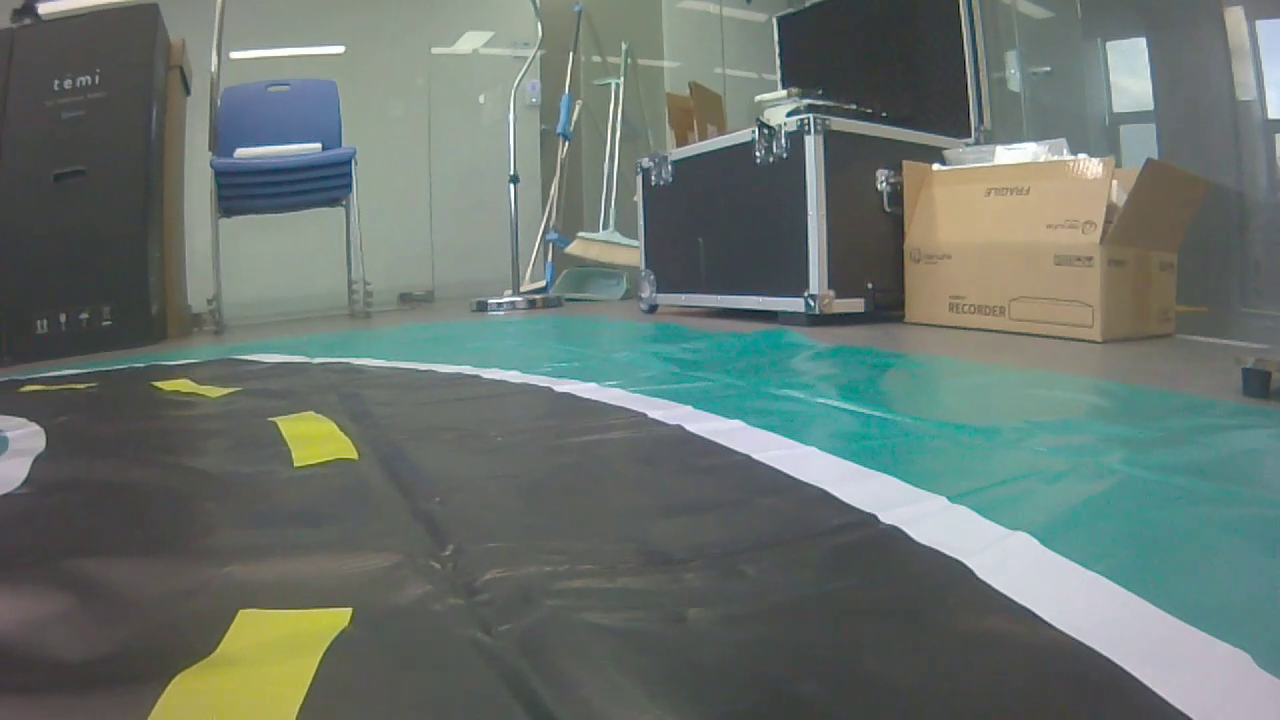
#> input picture frame 18 of ObjectDetection/CJtest/Videos/curve.mp4, 1280 x 720 px
$ python new_algorithm_test_v1.py   (older library calls are emulated)
#> lines starting #> are read from the running program, lines starting #| are printed output that depends on the picture; after the words box and inside, x2 and y2 are one past the last pixel; in counts of white or black regions, pixels touching at a corner belong together
import numpy as np
import cv2

import matplotlib.image as mpimg
import matplotlib.pyplot as plt

import pickle

#trial and error로 mask 형태는 바꿔주기
#functions for change perspective of camera
def image_warp_mtx(img):
    height = img.shape[0]
    width = img.shape[1]
    src = np.float32([[width/3, height], [width, height], [width * 4 / 5, height * 0.6], [width*0.45, height * 0.6]])
    dst = np.float32([[0, height], [width, height], [width, 0], [0, 0]])
    return src, dst

def perspect(img,src,dst):
    height = img.shape[0]
    width = img.shape[1]
    M= cv2.getPerspectiveTransform(src,dst)
    Minv= cv2.getPerspectiveTransform(dst,src)
    warped = cv2.warpPerspective(img,M,(width, height),flags =  cv2.INTER_LINEAR)
    return warped, M, Minv

# [10 lines of commented-out code are left out]
def plothistogram(image):
    histogram = np.sum(image[int(image.shape[0]*0.95):, :], axis=0)
    # [7 lines of commented-out code are left out]
    midpoint = np.int(histogram.shape[0] / 2)
    leftbase = np.argmax(histogram[:midpoint])
    rightbase = np.argmax(histogram[midpoint:]) + midpoint

    if histogram[leftbase] <500:
        leftbase =0
    if histogram[rightbase] <500:
        rightbase =0
    #print(leftbase, rightbase)

    return leftbase, rightbase

#case 별로 line 찾기
def window_search(binary_warped, left_current, right_current):
    out_img = np.dstack((binary_warped, binary_warped, binary_warped))
    nwindows = 15
    window_height = np.int(binary_warped.shape[0] / nwindows)
    nonzero = binary_warped.nonzero()  # 선이 있는 부분의 인덱스만 저장
    nonzero_y = np.array(nonzero[0])  # 선이 있는 부분 y의 인덱스 값
    nonzero_x = np.array(nonzero[1])  # 선이 있는 부분 x의 인덱스 값
    margin = 100
    minpix = 50
    left_lane = []
    right_lane = []
    color = [0, 255, 0]
    thickness = 2

    if (left_current!=0) and (right_current!=0):
        for w in range(nwindows):
            win_y_low = binary_warped.shape[0] - (w + 1) * window_height  # window 윗부분
            win_y_high = binary_warped.shape[0] - w * window_height  # window 아랫 부분
            win_xleft_low = left_current - margin  # 왼쪽 window 왼쪽 위
            win_xleft_high = left_current + margin  # 왼쪽 window 오른쪽 아래
            win_xright_low = right_current - margin  # 오른쪽 window 왼쪽 위
            win_xright_high = right_current + margin  # 오른쪽 window 오른쪽 아래

            cv2.rectangle(out_img, (win_xleft_low, win_y_low), (win_xleft_high, win_y_high), color, thickness)
            cv2.rectangle(out_img, (win_xright_low, win_y_low), (win_xright_high, win_y_high), color, thickness)
            good_left = ((nonzero_y >= win_y_low) & (nonzero_y < win_y_high) & (nonzero_x >= win_xleft_low) & (nonzero_x < win_xleft_high)).nonzero()[0]
            good_right = ((nonzero_y >= win_y_low) & (nonzero_y < win_y_high) & (nonzero_x >= win_xright_low) & (nonzero_x < win_xright_high)).nonzero()[0]
            left_lane.append(good_left)
            right_lane.append(good_right)

            if len(good_left) > minpix:
                left_current = np.int(np.mean(nonzero_x[good_left]))
            if len(good_right) > minpix:
                right_current = np.int(np.mean(nonzero_x[good_right]))

        left_lane = np.concatenate(left_lane)  # np.concatenate() -> array를 1차원으로 합침
        right_lane = np.concatenate(right_lane)

        leftx = nonzero_x[left_lane]
        lefty = nonzero_y[left_lane]
        rightx = nonzero_x[right_lane]
        righty = nonzero_y[right_lane]

        left_fit = np.polyfit(lefty, leftx, 2)
        right_fit = np.polyfit(righty, rightx, 2)

        ploty = np.linspace(0, binary_warped.shape[0] - 1, binary_warped.shape[0])
        left_fitx = left_fit[0] * ploty ** 2 + left_fit[1] * ploty + left_fit[2]
        right_fitx = right_fit[0] * ploty ** 2 + right_fit[1] * ploty + right_fit[2]

        ltx = np.trunc(left_fitx)  # np.trunc() -> 소수점 부분을 버림
        rtx = np.trunc(right_fitx)

        out_img[nonzero_y[left_lane], nonzero_x[left_lane]] = [255, 0, 0]
        out_img[nonzero_y[right_lane], nonzero_x[right_lane]] = [0, 0, 255]

        plt.imshow(out_img)
        plt.plot(left_fitx, ploty, color='yellow')
        plt.plot(right_fitx, ploty, color='yellow')
        plt.xlim(0, 1280)
        plt.ylim(720, 0)
        plt.show()

        ret = {'left_fitx' : ltx, 'right_fitx': rtx, 'ploty': ploty}

    elif left_current == 0:
        for w in range(nwindows):
            win_y_low = binary_warped.shape[0] - (w + 1) * window_height  # window 윗부분
            win_y_high = binary_warped.shape[0] - w * window_height  # window 아랫 부분
            win_xleft_low = left_current - margin  # 왼쪽 window 왼쪽 위
            win_xleft_high = left_current + margin  # 왼쪽 window 오른쪽 아래
            win_xright_low = right_current - margin  # 오른쪽 window 왼쪽 위
            win_xright_high = right_current + margin  # 오른쪽 window 오른쪽 아래

            cv2.rectangle(out_img, (win_xleft_low, win_y_low), (win_xleft_high, win_y_high), color, thickness)
            cv2.rectangle(out_img, (win_xright_low, win_y_low), (win_xright_high, win_y_high), color, thickness)
            good_left = ((nonzero_y >= win_y_low) & (nonzero_y < win_y_high) & (nonzero_x >= win_xleft_low) & (
                        nonzero_x < win_xleft_high)).nonzero()[0]
            good_right = ((nonzero_y >= win_y_low) & (nonzero_y < win_y_high) & (nonzero_x >= win_xright_low) & (
                        nonzero_x < win_xright_high)).nonzero()[0]
            left_lane.append(good_left)
            right_lane.append(good_right)

            if len(good_right) > minpix:
                right_current = np.int(np.mean(nonzero_x[good_right]))

        right_lane = np.concatenate(right_lane)

        rightx = nonzero_x[right_lane]
        righty = nonzero_y[right_lane]

        right_fit = np.polyfit(righty, rightx, 2)

        ploty = np.linspace(0, binary_warped.shape[0] - 1, binary_warped.shape[0])
        right_fitx = right_fit[0] * ploty ** 2 + right_fit[1] * ploty + right_fit[2]

        rtx = np.trunc(right_fitx)

        out_img[nonzero_y[right_lane], nonzero_x[right_lane]] = [0, 0, 255]

        plt.imshow(out_img)
        plt.plot(right_fitx, ploty, color='yellow')
        plt.xlim(0, 1280)
        plt.ylim(720, 0)
        plt.show()

        ret = {'left_fitx' : 0,'right_fitx': rtx, 'ploty': ploty}

    else:
        for w in range(nwindows):
            win_y_low = binary_warped.shape[0] - (w + 1) * window_height  # window 윗부분
            win_y_high = binary_warped.shape[0] - w * window_height  # window 아랫 부분
            win_xleft_low = left_current - margin  # 왼쪽 window 왼쪽 위
            win_xleft_high = left_current + margin  # 왼쪽 window 오른쪽 아래
            win_xright_low = right_current - margin  # 오른쪽 window 왼쪽 위
            win_xright_high = right_current + margin  # 오른쪽 window 오른쪽 아래

            cv2.rectangle(out_img, (win_xleft_low, win_y_low), (win_xleft_high, win_y_high), color, thickness)
            cv2.rectangle(out_img, (win_xright_low, win_y_low), (win_xright_high, win_y_high), color, thickness)
            good_left = ((nonzero_y >= win_y_low) & (nonzero_y < win_y_high) & (nonzero_x >= win_xleft_low) & (
                        nonzero_x < win_xleft_high)).nonzero()[0]
            good_right = ((nonzero_y >= win_y_low) & (nonzero_y < win_y_high) & (nonzero_x >= win_xright_low) & (
                        nonzero_x < win_xright_high)).nonzero()[0]
            left_lane.append(good_left)

            if len(good_left) > minpix:
                left_current = np.int(np.mean(nonzero_x[good_left]))

        left_lane = np.concatenate(left_lane)  # np.concatenate() -> array를 1차원으로 합침

        leftx = nonzero_x[left_lane]
        lefty = nonzero_y[left_lane]

        left_fit = np.polyfit(lefty, leftx, 2)

        ploty = np.linspace(0, binary_warped.shape[0] - 1, binary_warped.shape[0])
        left_fitx = left_fit[0] * ploty ** 2 + left_fit[1] * ploty + left_fit[2]

        ltx = np.trunc(left_fitx)  # np.trunc() -> 소수점 부분을 버림

        out_img[nonzero_y[left_lane], nonzero_x[left_lane]] = [255, 0, 0]

        plt.imshow(out_img)
        plt.plot(left_fitx, ploty, color='yellow')
        plt.xlim(0, 1280)
        plt.ylim(720, 0)
        plt.show()

        ret = {'left_fitx': ltx,'right_fitx': 0, 'ploty': ploty}

    return ret

# [89 lines of commented-out code are left out]


fname = 'E:\\python_coding\\2021_summer_intern\\ObjectDetection\\CJtest\\Videos\\curve.mp4'
capture = cv2.VideoCapture(fname)

#video should manage with frame-by-frame method
while True:
    isTrue, frame = capture.read()
#> frame is the input picture: shape (720, 1280, 3); mean B, G, R 110.5, 116.3, 105.2
    #preprocessing
    src, dst = image_warp_mtx(frame)
#> src = [[426.7, 720], [1280, 720], [1024, 432], [576, 432]]; dst = [[0, 720], [1280, 720], [1280, 0], [0, 0]]
    # sobelx=sobel(frame)
    gray = cv2.cvtColor(frame, cv2.COLOR_BGR2GRAY)
    blur = cv2.GaussianBlur(gray, (3, 3), cv2.BORDER_DEFAULT)
    canny = cv2.Canny(gray, 100, 150)
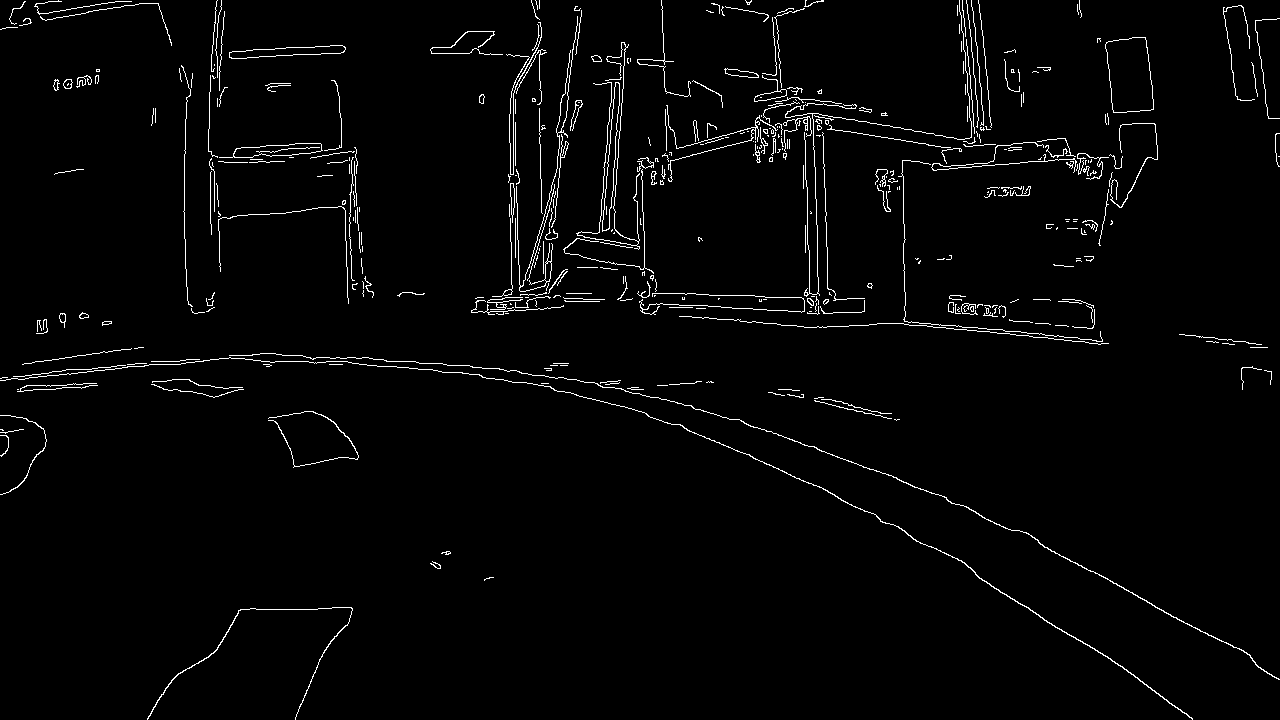
#> canny: shape (720, 1280); 2.3% white in thin lines or dots
    binary_warped, M, Minv = perspect(canny, src, dst)
#> in perspect, `M= cv2.getPerspectiveTransform(src,dst)`: M = [[-8, -4.15, 6400], [0, -13.33, 5760], [1.26e-18, -0.0088, 1]]
#> in perspect, `Minv= cv2.getPerspectiveTransform(dst,src)`: Minv = [[0.35, -0.489, 576], [0, -0.075, 432], [0, -0.00066, 1]]
#> in perspect, `warped = cv2.warpPerspective(img,M,(width, height),flags =  cv2.INTER_..`:
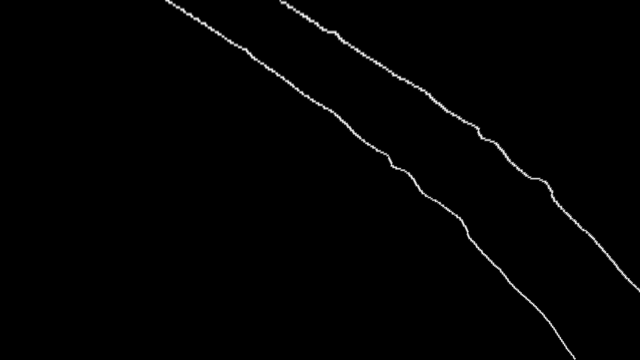
#> warped: shape (720, 1280) (shown at 1/2 size); min 0, max 255, mean 2.3
    ret, thresh = cv2.threshold(binary_warped, 60, 255, cv2.THRESH_BINARY)
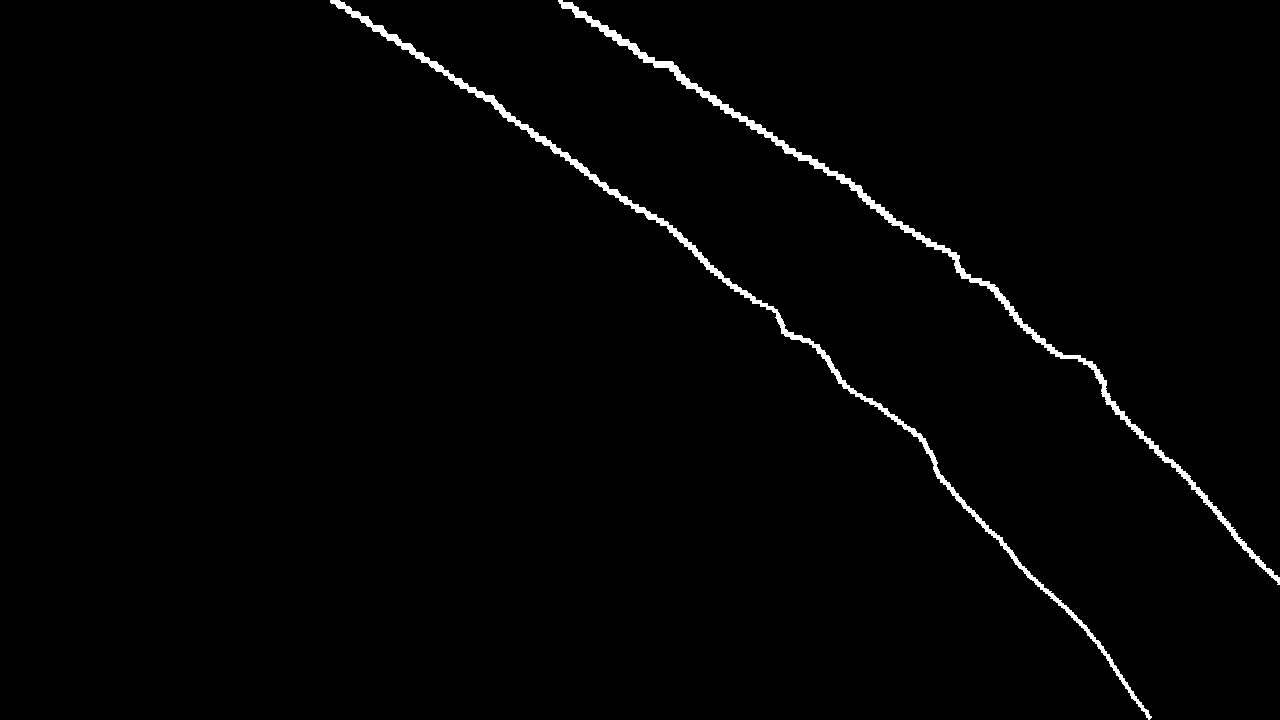
#> thresh: shape (720, 1280); 1.3% white; 2 white regions, box (x1, y1, x2, y2) and area: (330, 0, 1152, 720) 6135, (558, 0, 1280, 585) 5956
    left, right= plothistogram(thresh)
#> in plothistogram, `histogram = np.sum(image[int(image.shape[0]*0.95):, :], axis=0)`: histogram = 1280 values, max 2550 at index 1148, min 0 at index 0, mean 36.46
#> in plothistogram, `leftbase = np.argmax(histogram[:midpoint])`: leftbase = 0
#> in plothistogram, `rightbase = np.argmax(histogram[midpoint:]) + midpoint`: rightbase = 1148
#> left = 0; right = 1148
    draw=window_search(thresh, left, right)
#> in window_search, `nonzero = binary_warped.nonzero()`: nonzero = 12091 positions, rows 0 to 719, columns 330 to 1279
#> in window_search, `nonzero_y = np.array(nonzero[0])`: nonzero_y = 12091 values from 0 to 719
#> in window_search, `nonzero_x = np.array(nonzero[1])`: nonzero_x = 12091 values, max 1279 at index 11235, min 330 at index 0, mean 824.2
#> the loop in window_search, `for w in range(nwindows):` made 15 passes
#> (win_xright_low, win_xright_high, right_current) on passes 1 to 8: (1048, 1248, 1133), (1033, 1233, 1099), (999, 1199, 1055), (955, 1155, 1008), (908, 1108, 963), (863, 1063, 928), (828, 1028, 878), (778, 978, 820)
#> after the loop in window_search, `for w in range(nwindows):`:
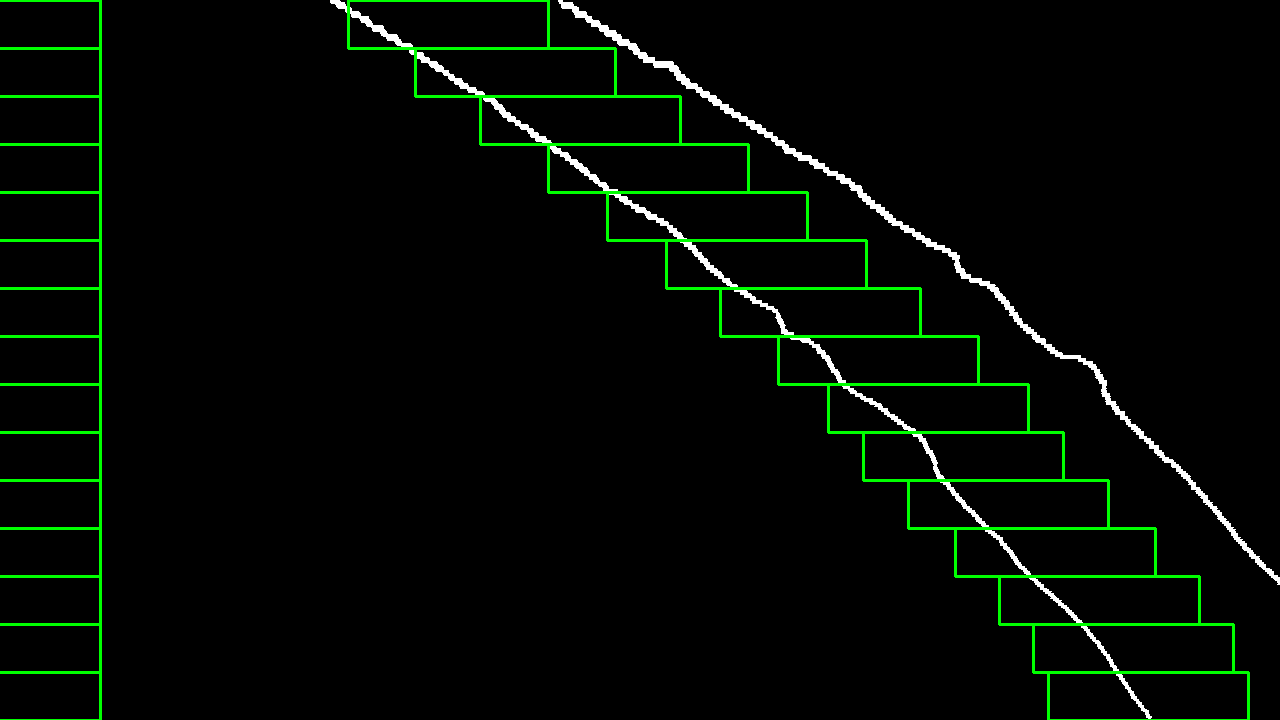
#> out_img: shape (720, 1280, 3); mean of channels 0, 1, 2 3.2, 9.3, 3.2; drawn as B, G, R
#> after the loop in window_search, `for w in range(nwindows):`: left_lane = [empty array, empty array, empty array, empty array, empty array, empty array, empty array, empty array, empty array, empty array, empty array, empty array, empty array, empty array, empty array]; right_lane = 15 items
#> in window_search, `right_lane = np.concatenate(right_lane)`: right_lane = 5949 values, max 12090 at index 246, min 147 at index 5468, mean 6610.4
#> in window_search, `rightx = nonzero_x[right_lane]`: rightx = 5949 values, max 1151 at index 235, min 348 at index 5468, mean 745.3
#> in window_search, `righty = nonzero_y[right_lane]`: righty = 5949 values, max 719 at index 245, min 6 at index 5468, mean 314.5
#> in window_search, `right_fit = np.polyfit(righty, rightx, 2)`: right_fit = [-0.000639, 1.59, 334.1]
#> in window_search, `right_fitx = right_fit[0] * ploty ** 2 + right_fit[1] * ploty + right_..`: right_fitx = 720 values from 334.1 to 1146.5
#> in window_search, `rtx = np.trunc(right_fitx)`: rtx = 720 values from 334 to 1146
#> in window_search, `plt.show()`:
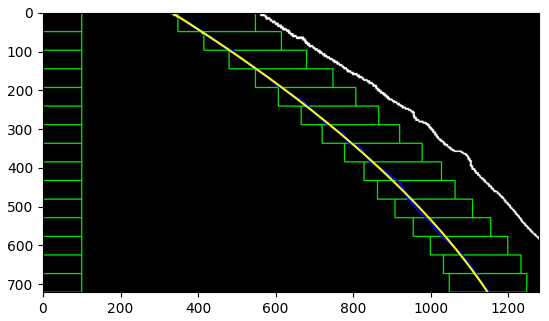
#> figure drawn by matplotlib, 1 panel
#> draw = 3 items
    # meanPts, result = draw_lane_lines(frame, thresh, Minv, draw)

    # #finding line
    # cv2.imshow('result', result)

    # stop triggerd
    if cv2.waitKey(20) & 0xFF == ord('d'):
#> (key Esc is pressed here)
        break

capture.release()
cv2.destroyAllWindows()
